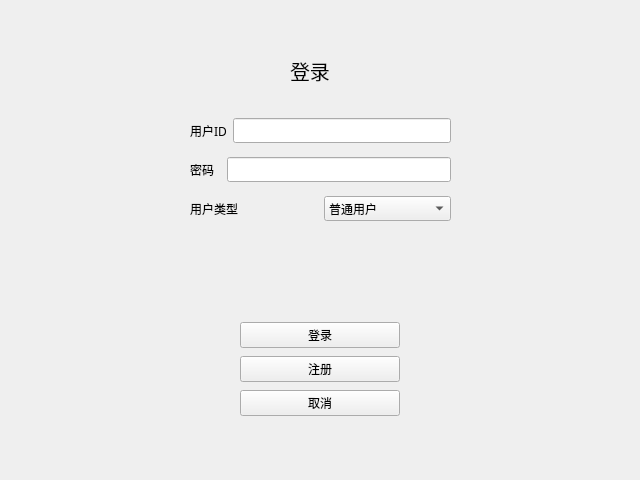
<?xml version="1.0" encoding="UTF-8"?>
<ui version="4.0">
 <class>welcomeWidget</class>
 <widget class="QWidget" name="welcomeWidget">
  <property name="enabled">
   <bool>true</bool>
  </property>
  <property name="geometry">
   <rect>
    <x>0</x>
    <y>0</y>
    <width>640</width>
    <height>480</height>
   </rect>
  </property>
  <property name="font">
   <font>
    <family>宋体</family>
   </font>
  </property>
  <property name="windowTitle">
   <string>欢迎</string>
  </property>
  <property name="inputMethodHints">
   <set>Qt::ImhHiddenText</set>
  </property>
  <widget class="QWidget" name="verticalLayoutWidget">
   <property name="geometry">
    <rect>
     <x>240</x>
     <y>320</y>
     <width>160</width>
     <height>100</height>
    </rect>
   </property>
   <layout class="QVBoxLayout" name="buttonsLayout">
    <item>
     <widget class="QPushButton" name="loginButton">
      <property name="contextMenuPolicy">
       <enum>Qt::DefaultContextMenu</enum>
      </property>
      <property name="text">
       <string>登录</string>
      </property>
     </widget>
    </item>
    <item>
     <widget class="QPushButton" name="registButton">
      <property name="text">
       <string>注册</string>
      </property>
     </widget>
    </item>
    <item>
     <widget class="QPushButton" name="cancelButton">
      <property name="text">
       <string>取消</string>
      </property>
     </widget>
    </item>
   </layout>
  </widget>
  <widget class="QWidget" name="verticalLayoutWidget_2">
   <property name="geometry">
    <rect>
     <x>190</x>
     <y>110</y>
     <width>261</width>
     <height>120</height>
    </rect>
   </property>
   <layout class="QVBoxLayout" name="typeLayout_2">
    <item>
     <layout class="QHBoxLayout" name="usrnameLayout">
      <item>
       <widget class="QLabel" name="label_1">
        <property name="text">
         <string>用户ID</string>
        </property>
       </widget>
      </item>
      <item>
       <widget class="QLineEdit" name="usr_id"/>
      </item>
     </layout>
    </item>
    <item>
     <layout class="QHBoxLayout" name="pswdLayout">
      <item>
       <widget class="QLabel" name="label_2">
        <property name="text">
         <string>密码  </string>
        </property>
       </widget>
      </item>
      <item>
       <widget class="QLineEdit" name="pswd">
        <property name="inputMethodHints">
         <set>Qt::ImhHiddenText|Qt::ImhNoAutoUppercase|Qt::ImhNoPredictiveText|Qt::ImhSensitiveData</set>
        </property>
        <property name="text">
         <string/>
        </property>
        <property name="echoMode">
         <enum>QLineEdit::Password</enum>
        </property>
       </widget>
      </item>
     </layout>
    </item>
    <item>
     <layout class="QHBoxLayout" name="typeLayout">
      <item>
       <widget class="QLabel" name="label_3">
        <property name="text">
         <string>用户类型</string>
        </property>
       </widget>
      </item>
      <item>
       <widget class="QComboBox" name="type">
        <item>
         <property name="text">
          <string>普通用户</string>
         </property>
        </item>
        <item>
         <property name="text">
          <string>商家</string>
         </property>
        </item>
       </widget>
      </item>
     </layout>
    </item>
   </layout>
  </widget>
  <widget class="QLabel" name="label">
   <property name="geometry">
    <rect>
     <x>290</x>
     <y>50</y>
     <width>51</width>
     <height>41</height>
    </rect>
   </property>
   <property name="font">
    <font>
     <family>宋体</family>
     <pointsize>15</pointsize>
    </font>
   </property>
   <property name="text">
    <string>登录</string>
   </property>
  </widget>
 </widget>
 <resources/>
 <connections>
  <connection>
   <sender>cancelButton</sender>
   <signal>clicked()</signal>
   <receiver>welcomeWidget</receiver>
   <slot>close()</slot>
   <hints>
    <hint type="sourcelabel">
     <x>319</x>
     <y>424</y>
    </hint>
    <hint type="destinationlabel">
     <x>319</x>
     <y>239</y>
    </hint>
   </hints>
  </connection>
 </connections>
</ui>
